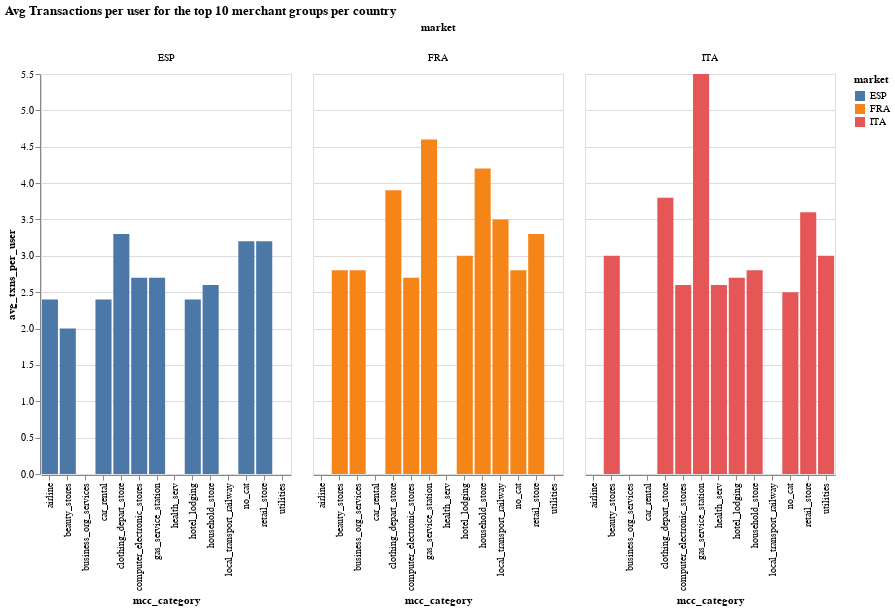

The cell this chart's notebook holds for it:
### Markdown cell above
After identifying the top 10 merchant groups in each country based on the volume of transactions, we will look into these on the user/ transaction level:
 - As for the average number of transactions per user for the top 10 groups, the gas service station group is the highest one in France with an average of 4.6 transactions, as well as for Italy (5.5 transactions on average), and car clothing department store leads in Spain (with 3.3 transactions per user).
 - In regards to the average volume per transaction, business org. services is on top for France (with 147€ per transaction), utilities leads in Italy (also with 147€ on average), and car rental has the highest average in Spain (162€).

### Code cell
af.column_multi(
    mcc_cat_top10_df,
    "market:N",
    "mcc_category:N",
    "avg_txns_per_user:Q",
    "market:N",
    250,
    400,
    "x",
).properties(
    title="Avg Transactions per user for the top 10 merchant groups per country"
)

### Figure 1 — Vega-Lite specification as saved in the notebook (floating-point values rounded to 4 significant figures)
{"config": {"view": {"continuousWidth": 400, "continuousHeight": 300}}, "data": {"name": "data-3b0b97eb01a67b8ae9d9262482b69687"}, "mark": "bar", "encoding": {"color": {"type": "nominal", "field": "market"}, "column": {"type": "nominal", "field": "market"}, "tooltip": {"type": "quantitative", "field": "avg_txns_per_user"}, "x": {"type": "nominal", "field": "mcc_category", "sort": "x"}, "y": {"type": "quantitative", "field": "avg_txns_per_user"}}, "height": 400, "title": "Avg Transactions per user for the top 10 merchant groups per country", "width": 250, "$schema": "https://vega.github.io/schema/vega-lite/v4.8.1.json", "datasets": {"data-3b0b97eb01a67b8ae9d9262482b69687": [{"market": "ITA", "mcc_category": "clothing_depart_store", "total_txn_volume_m€": 55310000.0, "avg_volume_per_user": 422.3, "avg_txns_per_user": 3.8, "avg_volume_per_txn": 112.0}, {"market": "ITA", "mcc_category": "retail_store", "total_txn_volume_m€": 48300000.0, "avg_volume_per_user": 404.0, "avg_txns_per_user": 3.6, "avg_volume_per_txn": 112.0}, {"market": "ITA", "mcc_category": "gas_service_station", "total_txn_volume_m€": 34390000.0, "avg_volume_per_user": 528.0, "avg_txns_per_user": 5.5, "avg_volume_per_txn": 95.0}, {"market": "ITA", "mcc_category": "utilities", "total_txn_volume_m€": 21980000.0, "avg_volume_per_user": 445.7, "avg_txns_per_user": 3.0, "avg_volume_per_txn": 147.0}, {"market": "ITA", "mcc_category": "household_store", "total_txn_volume_m€": 21060000.0, "avg_volume_per_user": 362.5, "avg_txns_per_user": 2.8, "avg_volume_per_txn": 130.0}, {"market": "ITA", "mcc_category": "no_cat", "total_txn_volume_m€": 18360000.0, "avg_volume_per_user": 330.4, "avg_txns_per_user": 2.5, "avg_volume_per_txn": 132.0}, {"market": "ITA", "mcc_category": "hotel_lodging", "total_txn_volume_m€": 12680000.0, "avg_volume_per_user": 392.1, "avg_txns_per_user": 2.7, "avg_volume_per_txn": 145.0}, {"market": "ITA", "mcc_category": "computer_electronic_stores", "total_txn_volume_m€": 11420000.0, "avg_volume_per_user": 371.5, "avg_txns_per_user": 2.6, "avg_volume_per_txn": 144.0}, {"market": "ITA", "mcc_category": "health_serv", "total_txn_volume_m€": 9335000.0, "avg_volume_per_user": 319.6, "avg_txns_per_user": 2.6, "avg_volume_per_txn": 122.0}, {"market": "ITA", "mcc_category": "beauty_stores", "total_txn_volume_m€": 8084000.0, "avg_volume_per_user": 291.7, "avg_txns_per_user": 3.0, "avg_volume_per_txn": 96.0}, {"market": "FRA", "mcc_category": "household_store", "total_txn_volume_m€": 109100000.0, "avg_volume_per_user": 475.8, "avg_txns_per_user": 4.2, "avg_volume_per_txn": 112.0}, {"market": "FRA", "mcc_category": "clothing_depart_store", "total_txn_volume_m€": 102300000.0, "avg_volume_per_user": 456.9, "avg_txns_per_user": 3.9, "avg_volume_per_txn": 117.0}, {"market": "FRA", "mcc_category": "gas_service_station", "total_txn_volume_m€": 92490000.0, "avg_volume_per_user": 520.5, "avg_txns_per_user": 4.6, "avg_volume_per_txn": 114.0}, {"market": "FRA", "mcc_category": "retail_store", "total_txn_volume_m€": 54640000.0, "avg_volume_per_user": 371.6, "avg_txns_per_user": 3.3, "avg_volume_per_txn": 113.0}, {"market": "FRA", "mcc_category": "no_cat", "total_txn_volume_m€": 53010000.0, "avg_volume_per_user": 386.8, "avg_txns_per_user": 2.8, "avg_volume_per_txn": 136.0}, {"market": "FRA", "mcc_category": "hotel_lodging", "total_txn_volume_m€": 33390000.0, "avg_volume_per_user": 436.5, "avg_txns_per_user": 3.0, "avg_volume_per_txn": 145.0}, {"market": "FRA", "mcc_category": "computer_electronic_stores", "total_txn_volume_m€": 27580000.0, "avg_volume_per_user": 377.6, "avg_txns_per_user": 2.7, "avg_volume_per_txn": 140.0}, {"market": "FRA", "mcc_category": "local_transport_railway", "total_txn_volume_m€": 16930000.0, "avg_volume_per_user": 325.6, "avg_txns_per_user": 3.5, "avg_volume_per_txn": 94.0}, {"market": "FRA", "mcc_category": "beauty_stores", "total_txn_volume_m€": 15080000.0, "avg_volume_per_user": 272.8, "avg_txns_per_user": 2.8, "avg_volume_per_txn": 98.0}, {"market": "FRA", "mcc_category": "business_org_services", "total_txn_volume_m€": 12220000.0, "avg_volume_per_user": 413.5, "avg_txns_per_user": 2.8, "avg_volume_per_txn": 147.0}, {"market": "ESP", "mcc_category": "no_cat", "total_txn_volume_m€": 27400000.0, "avg_volume_per_user": 333.7, "avg_txns_per_user": 3.2, "avg_volume_per_txn": 105.0}, {"market": "ESP", "mcc_category": "clothing_depart_store", "total_txn_volume_m€": 16060000.0, "avg_volume_per_user": 361.8, "avg_txns_per_user": 3.3, "avg_volume_per_txn": 110.0}, {"market": "ESP", "mcc_category": "household_store", "total_txn_volume_m€": 13450000.0, "avg_volume_per_user": 320.7, "avg_txns_per_user": 2.6, "avg_volume_per_txn": 122.0}, {"market": "ESP", "mcc_category": "retail_store", "total_txn_volume_m€": 13040000.0, "avg_volume_per_user": 353.5, "avg_txns_per_user": 3.2, "avg_volume_per_txn": 111.0}, {"market": "ESP", "mcc_category": "hotel_lodging", "total_txn_volume_m€": 6342000.0, "avg_volume_per_user": 361.5, "avg_txns_per_user": 2.4, "avg_volume_per_txn": 152.0}, {"market": "ESP", "mcc_category": "computer_electronic_stores", "total_txn_volume_m€": 5335000.0, "avg_volume_per_user": 369.1, "avg_txns_per_user": 2.7, "avg_volume_per_txn": 139.0}, {"market": "ESP", "mcc_category": "airline", "total_txn_volume_m€": 3201000.0, "avg_volume_per_user": 363.6, "avg_txns_per_user": 2.4, "avg_volume_per_txn": 150.0}, {"market": "ESP", "mcc_category": "beauty_stores", "total_txn_volume_m€": 2391000.0, "avg_volume_per_user": 192.5, "avg_txns_per_user": 2.0, "avg_volume_per_txn": 97.0}, {"market": "ESP", "mcc_category": "car_rental", "total_txn_volume_m€": 2137000.0, "avg_volume_per_user": 388.3, "avg_txns_per_user": 2.4, "avg_volume_per_txn": 162.0}, {"market": "ESP", "mcc_category": "gas_service_station", "total_txn_volume_m€": 1715000.0, "avg_volume_per_user": 234.9, "avg_txns_per_user": 2.7, "avg_volume_per_txn": 86.0}]}}
